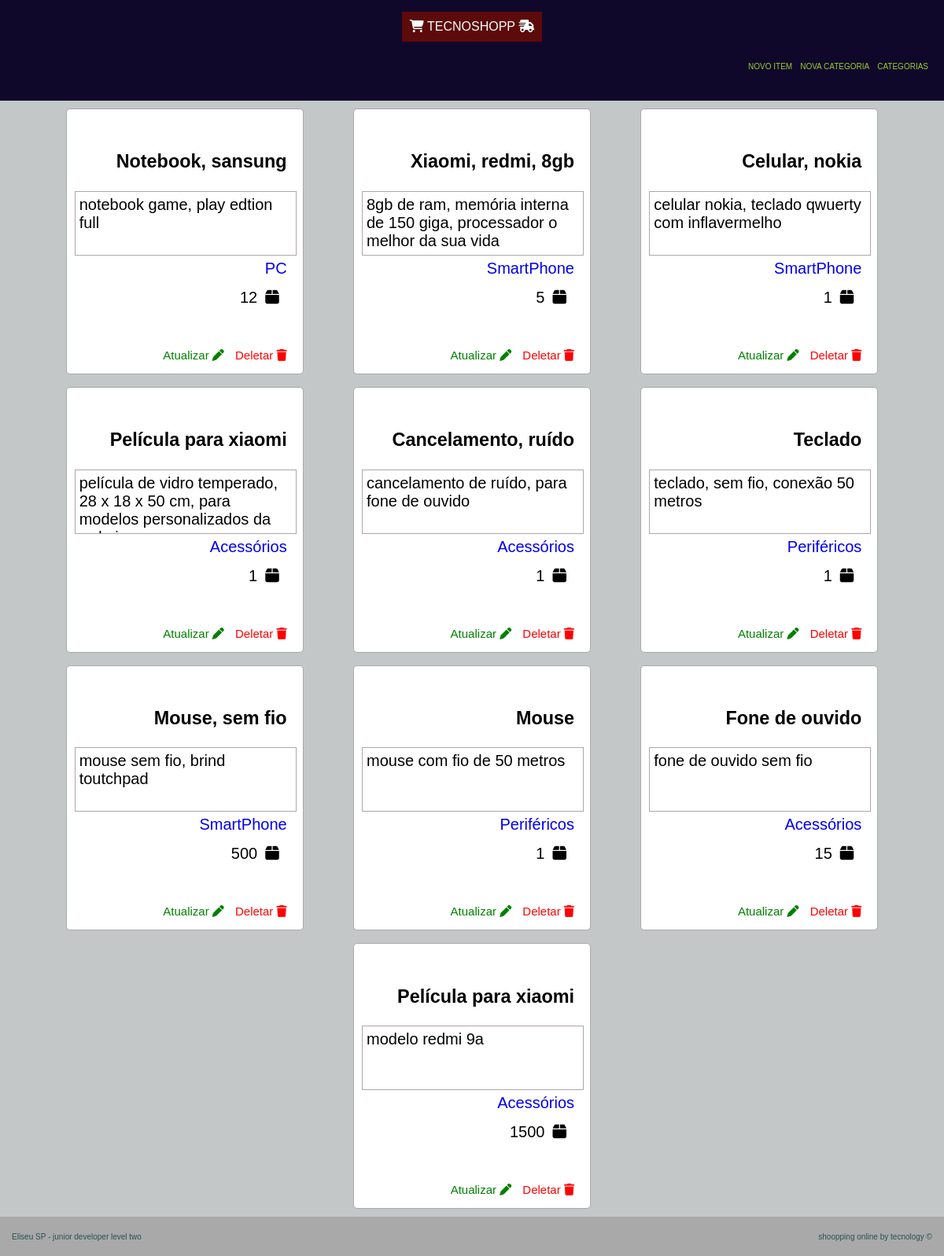
/, run on an earlier commit of the app's database.
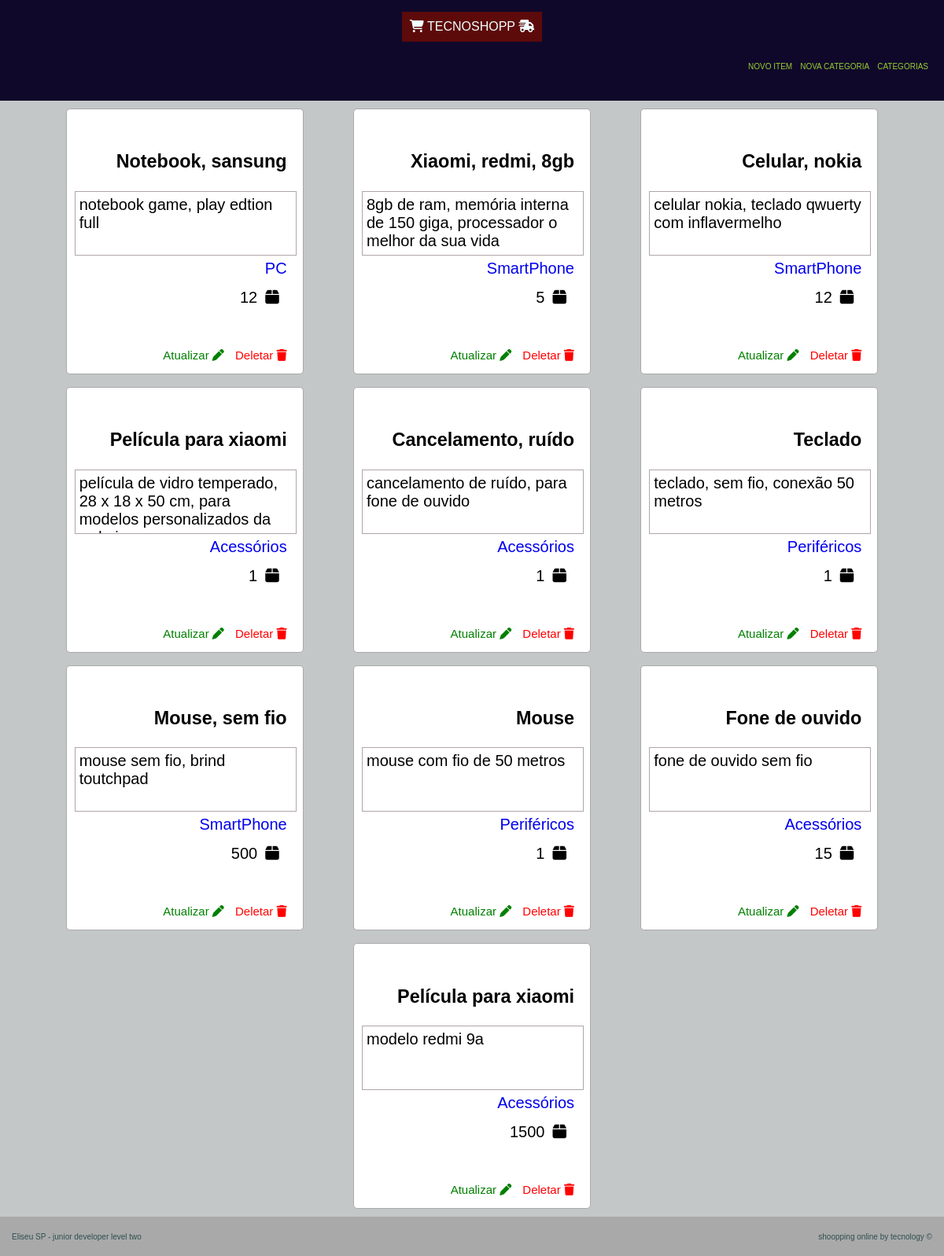
And on a later commit of the database.
### tecno/models.py (models this page shows, shortened)
class Produto(models.Model):
    index = models.BigAutoField(primary_key=True)
    nome = models.CharField(max_length=50, null=False)
    descricao = models.TextField()
    categoria = models.ForeignKey(Categoria, on_delete= models.PROTECT)
    quantidade = models.IntegerField()

class Categoria(models.Model):
    index = models.BigAutoField(primary_key=True)
    nome = models.CharField(max_length=50, null=False)

### tecno/views/lista_produto.py (the view)
# urls.py: path('', lista_produto, name='lista_produto'),
def lista_produto(request):
    lista_produto = Produto.objects.all()
    context = {
        'lista_produto': lista_produto
    }
    return render(request, 'produto/lista_produto.html', context = context)

### templates/produto/lista_produto.html
{% extends 'index.html' %}
{% block content %}
    <div class="main-lista-produto">
        {% for lp in lista_produto %}
            <div class="card">
                <ul>
                    <li><h3>{{ lp.nome }}</h3></li>
                    <li class="descricao">{{ lp.descricao }}</li>
                    <li class="card-categoria"><a href="/categoria/produto/{{lp.categoria.index}}/">{{ lp.categoria.nome }}</a></li>
                    <li class="quantidade">{{lp.quantidade}}<i class="fa-solid fa-box"></i></li>
                </ul>
                <div class="card-link">
                    <a class="card-link-atualizar" href="/atualizar/produto/{{lp.index}}/">Atualizar <i class="fa-solid fa-pen"></i></a>
                    <a class="card-link-deletar" href="/deletar/produto/{{lp.index}}/">Deletar <i class="fa-solid fa-trash"></i></a>
                </div>
            </div>
        {% endfor %}
    </div>
{% endblock %}

What changed in the data, as far as the page shows it:
changed Produto "Celular, nokia": quantidade "1" → "12"
